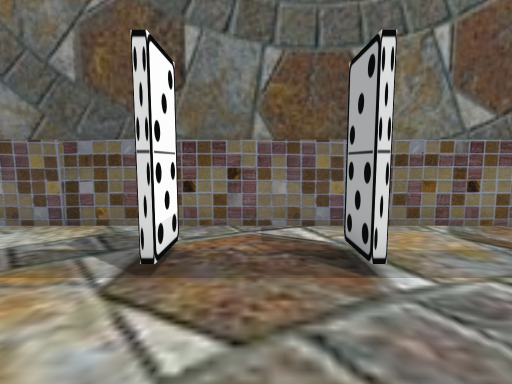
[1] (above)

18 first-person views from a walk through a 3-D level made in the Unity game engine. The camera is 1.4 m above the floor, tilts 6° down and sees 80° across. The floor is counted in squares, 1 m on a side. Each view is taken from the middle of a square. On the plan, view 1 faces up. The plan holds only what a view shows up to about 14 squares ahead; the rest is blank.

[2]
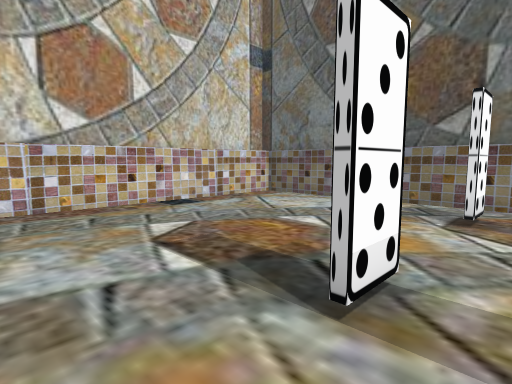

[3]
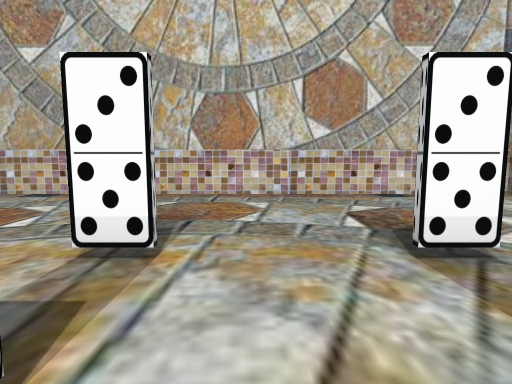

[4]
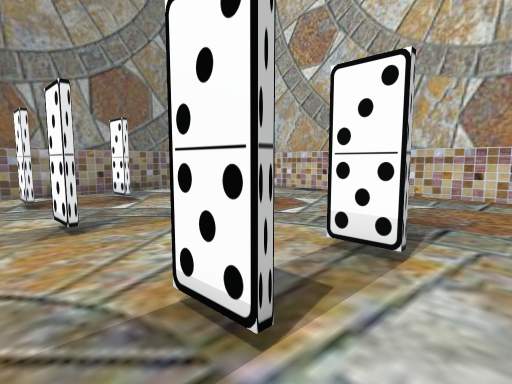

[5]
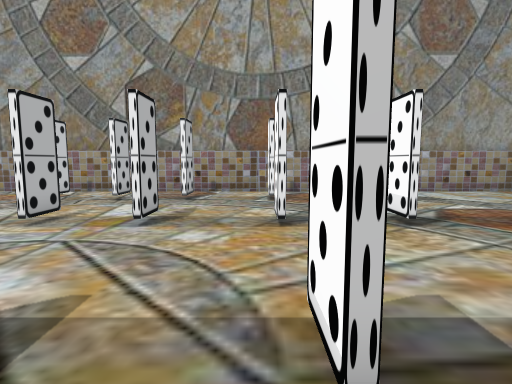

[6]
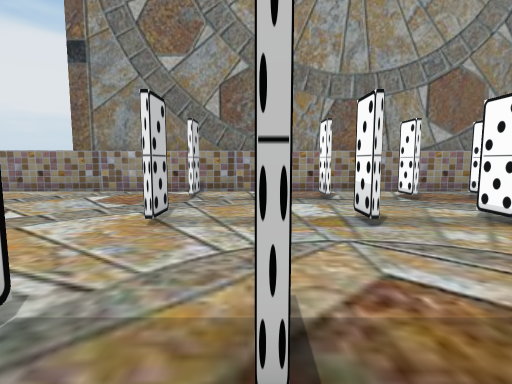

[7]
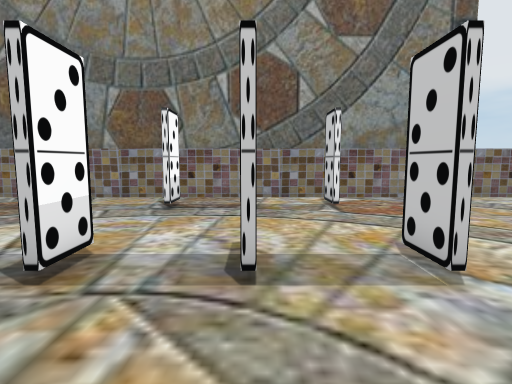

[8]
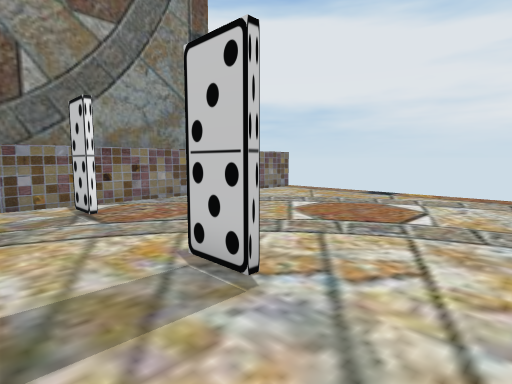

[9]
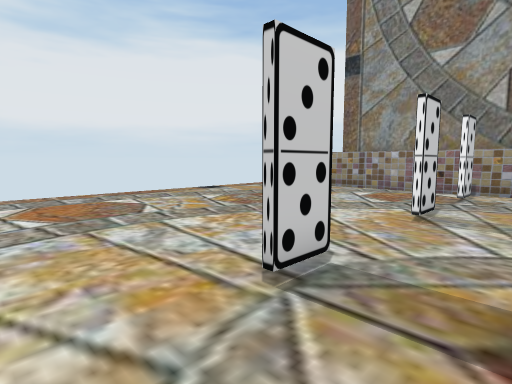

[10]
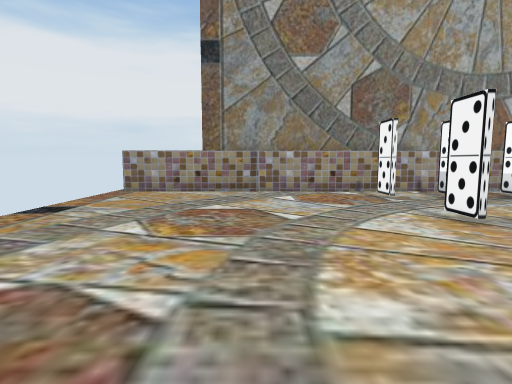

[11]
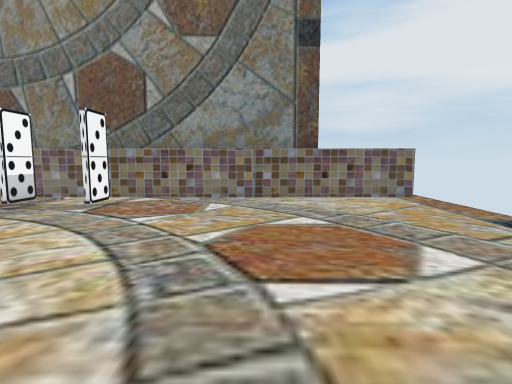

[12]
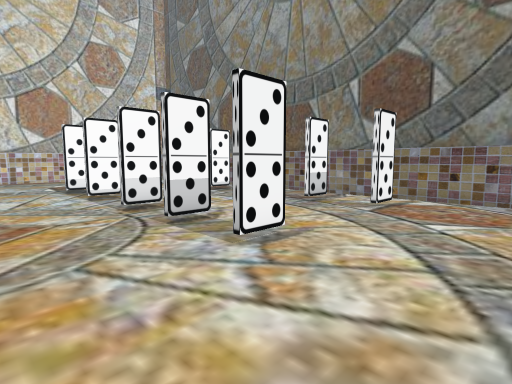

[13]
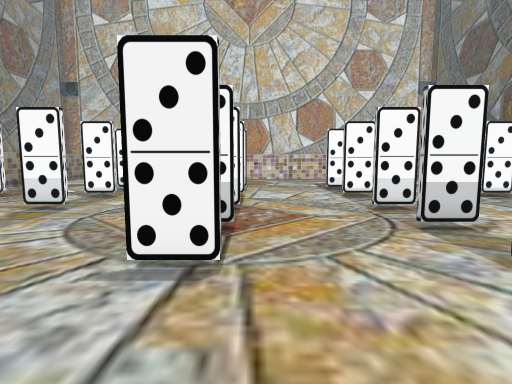

[14]
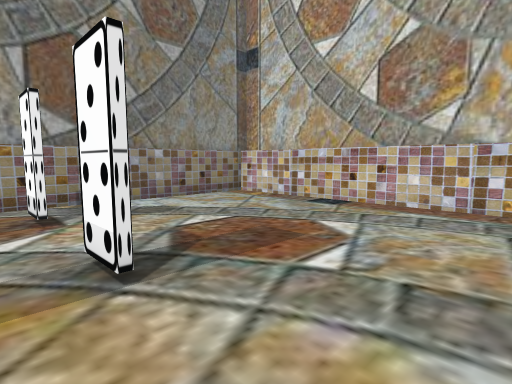

[15]
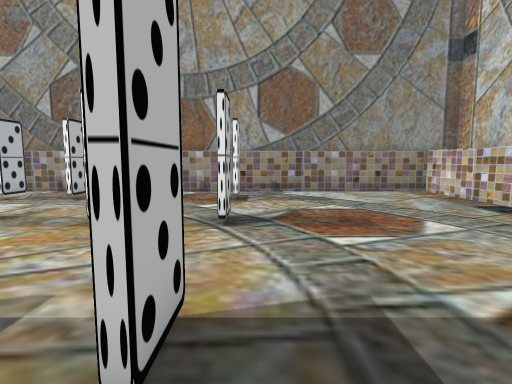

[16]
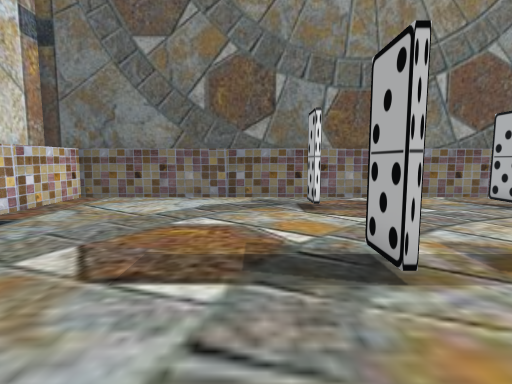

[17]
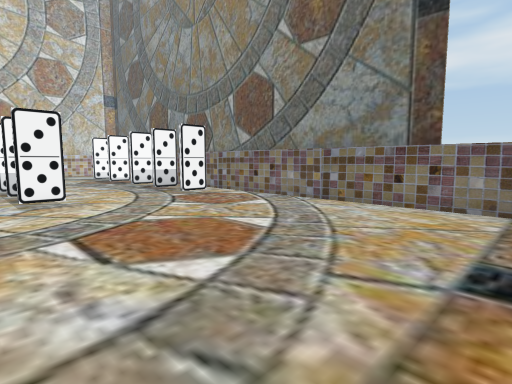

[18]
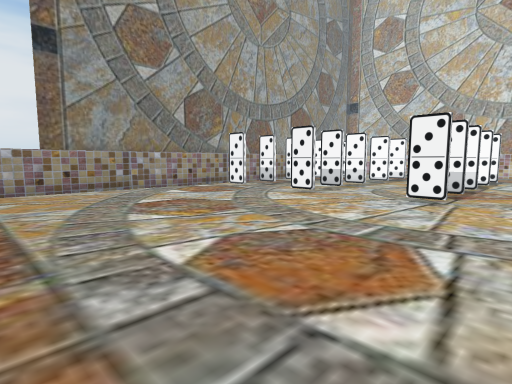

### Floor plan
Points are (right, up) in squares from view 1. A wall is a line through its corners. A room is listed if a view was taken in it or the views show most of it. See-through windows are left out.
Room 1 (views 1, 2, 3, 4, 5, 6, 7, 8, 9, 10, 11, 12, 13, 14, 15, 16, 17, 18)
walls: (7, -5.4) (7, -6); (4.6, -5.4) (4.6, -5.9); (9.3, -5.4) (9.3, -6.6); (9.2, -6.6) (9.2, -5.4); (1.5, -5.4) (1.5, -6.6); (9.2, -1.8) (9.2, -0.5); (7, -0.5) (7, -1.8); (4.6, -0.5) (4.6, -1.8); (4.6, -10.2) (4.6, -11.5); (9.3, -0.5) (9.3, -1.8); (9.3, -10.2) (9.3, -11.5); (1.5, -0.5) (1.5, -1.8); (6.8, -11.5) (6.8, -10.2); (4.4, -11.5) (4.4, -10.2); (1.5, -10.2) (1.5, -11.5); (-1.2, -5.4) (-1.2, -6.6); (9.2, -11.5) (9.2, -10.2); (-1.4, -6.6) (-1.4, -5.4); (-1.4, -1.8) (-1.4, -0.5); (-1.2, -0.5) (-1.2, -1.8); (-1.2, -10.2) (-1.2, -11.5); (4.4, 3.8) (4.4, 4.8); (9.2, 3.5) (9.2, 4.8); (4.6, -14.5) (4.6, -15.8); (1.4, 3.5) (1.4, 4.8); (-1.4, -11.5) (-1.4, -10.2); (7, 4.8) (7, 3.5); (4.6, 4.8) (4.6, 3.5); (9.3, -14.5) (9.3, -15.8); (7, -15.1) (7, -15.8); (9.3, 4.8) (9.3, 3.5); (1.5, -14.5) (1.5, -15.8); (1.5, 4.6) (1.5, 3.5); (6.8, -15.8) (6.8, -14.5); (4.4, -15.8) (4.4, -14.5); (9.2, -15.8) (9.2, -14.5); (-1.4, 3.5) (-1.4, 4.6); (-1.2, -14.5) (-1.2, -15.8); (-1.2, 4.8) (-1.2, 3.5); (-1.4, -15.5) (-1.4, -14.6); (20, 6.4) (-9.6, 6.4) (-9.6, -17.6) (20, -17.6)

Positions as (right, up) in squares from view 1, and headings:
1: (0, 0), facing up
2: (0, -4), facing up-left
3: (3, -4), facing left
4: (3, -4), facing down-left
5: (2, -4), facing down
6: (7, -4), facing down
7: (7, -5), facing up
8: (7, -4), facing up-right
9: (7, -3), facing down-right
10: (14, -4), facing down
11: (14, -5), facing up
12: (13, -5), facing up-left
13: (13, -5), facing left
14: (0, -7), facing down-left
15: (-2, -4), facing down
16: (-3, -5), facing up
17: (20, -3), facing up-left
18: (20, -3), facing down-left
